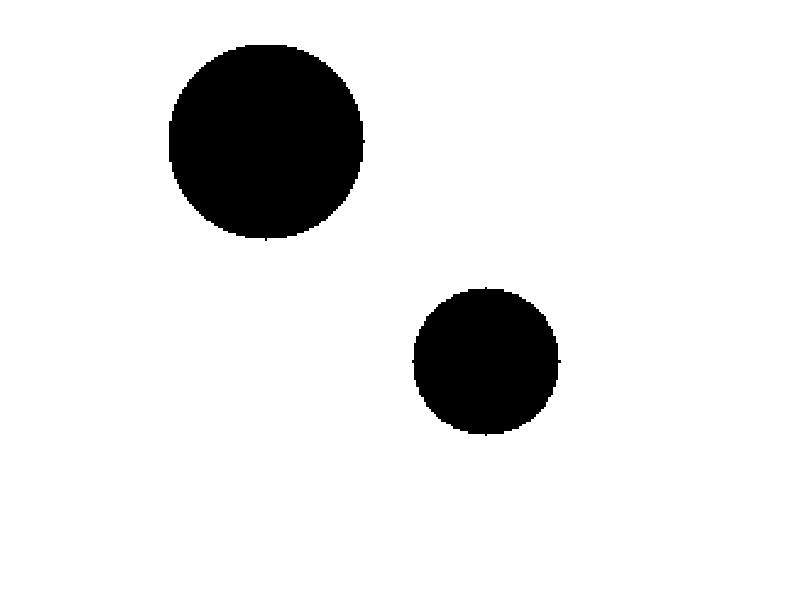

MATLAB code to generate this figure:
imageX = 200;
imageY = 200;
r = 40;
r1 = 30;
[rows, columns] = meshgrid(1:imageX,1:imageY);
centerX = 40;
centerY = 40;
circle = (rows - centerX).^2 + (columns - centerY).^2 > r^2
centerX1 = 130;
centerY1 = 130;
circle1 = (rows - centerX1).^2 + (columns - centerY1).^2 > r1^2
im = min(circle, circle1)
%im = mat2gray(im)
imshow(im,[0,1])


